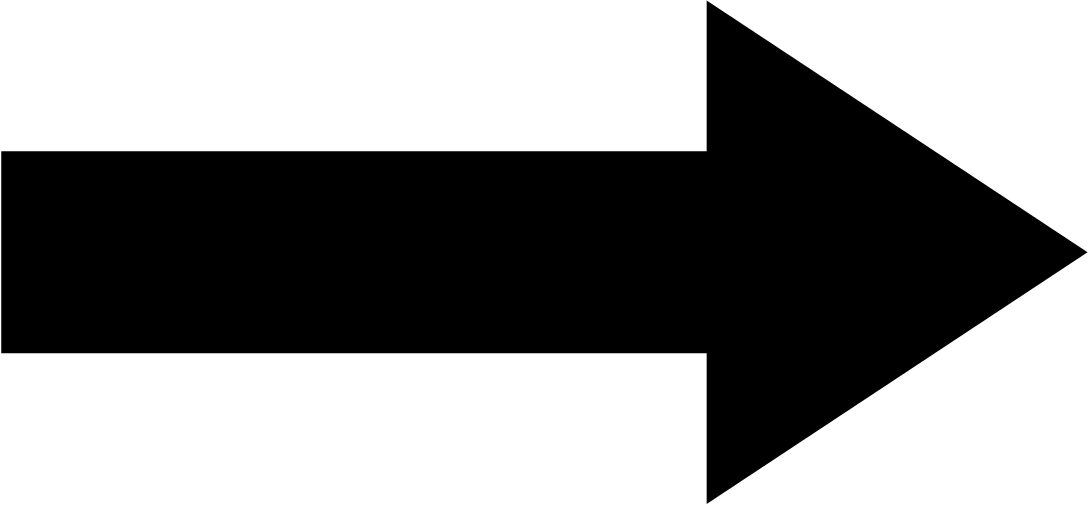
#> input picture arrow_detecting/trials/template_arrow.jpg, 3267 x 1517 px, given in place of the camera (shown at 1/3 size)
$ python detect_arrow_vtc.py
#> lines starting #> are read from the running program, lines starting #| are printed output that depends on the picture; after the words box and inside, x2 and y2 are one past the last pixel; in counts of white or black regions, pixels touching at a corner belong together
import cv2
import numpy as np
import time
import shapely


def get_heading(head, center):
    hx, hy = head
    cx, cy = center
    if hy - cy == 0:
        if hx > cx:
            heading = np.pi
        else:
            heading = -np.pi
    else:
        heading = np.arctan(np.divide(hx - cx, hy - cy))
        if hy > cy:
            if hx < cx:
                heading = heading + np.pi
            else:
                heading = heading - np.pi
    return np.rad2deg(heading)


def setLabel(img, pts, label):
    # 사각형 좌표 받아오기
    (x, y, w, h) = cv2.boundingRect(pts)
    pt1 = (x, y)
    pt2 = (x + w, y + h)
    cv2.rectangle(img, pt1, pt2, (0, 0, 255), 1)
    cv2.putText(img, label, pt1, cv2.FONT_HERSHEY_SIMPLEX, 1, (0, 0, 255), 2)


cap = cv2.VideoCapture(1)
frame_rate = 1
prev_time = 0
cap.set(cv2.CAP_PROP_FPS, 5)

w = int(cap.get(cv2.CAP_PROP_FRAME_HEIGHT))
h = int(cap.get(cv2.CAP_PROP_FRAME_WIDTH))


while cap.isOpened():
    curr_time = time.time()

    ret, frame = cap.read()
#> frame is the input picture: shape (1517, 3267, 3); min 0, max 255, mean 144.6

    term = curr_time - prev_time
    fps = 1 / term
    prev_time = curr_time

    status, img = cap.read()

    canv = np.zeros_like(img)
    img_gray = cv2.cvtColor(img, cv2.COLOR_BGR2GRAY)
    img_gauss = cv2.GaussianBlur(img_gray, (21, 21), 0)  # blur capture

    # _,img_bin=cv2.threshold(img_canny,127,255,cv2.THRESH_BINARY)
    _, img_bin = cv2.threshold(
        img_gauss, -1, 255, cv2.THRESH_BINARY_INV | cv2.THRESH_OTSU
    )
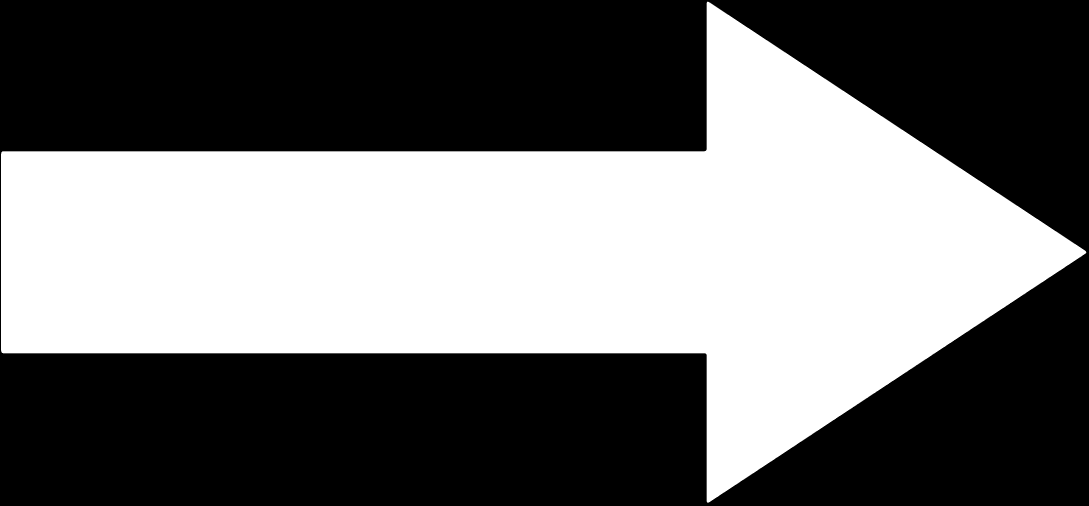
#> img_bin: shape (1517, 3267) (shown at 1/3 size); 43.3% white; 1 white region
    contours, hierarchy = cv2.findContours(
        img_bin, cv2.RETR_EXTERNAL, cv2.CHAIN_APPROX_NONE
    )
#> contours = 1 contour; box (x1, y1, x2, y2) and area: (3, 5, 3259, 1508) 2141828
    cv2.drawContours(img, contours, -1, (255, 0, 0), 1)
    for i in range(len(contours)):
        contour = contours[i]
        # cv2.putText(img,f'{i}',contours[i][0][0],cv2.FONT_HERSHEY_SIMPLEX,1,(0,0,255),3)
        if cv2.contourArea(contour) < 400:  # 노이즈 제거, 너무 작으면 무시
            continue
        if not shapely.Polygon(contour[:, 0, :]).is_valid:
            continue

        eps = cv2.arcLength(contour, True)
        approx = cv2.approxPolyDP(contour, epsilon=eps * 0.02, closed=True)
        # cv2.drawContours(img,[approx],0,(255,0,0),3)
        vtc = len(approx)
        # cv2.putText(img,f'vtc:{vtc}',approx[0][0],cv2.FONT_HERSHEY_SIMPLEX,1,(255,100,0),3)
        if vtc == 7:
            cv2.drawContours(img, [approx], 0, (0, 255, 0), 3)
            hull = cv2.convexHull(approx, returnPoints=False)
            if hull is not None:
                try:
                    defects = cv2.convexityDefects(approx, hull)
                except:
                    print(f"****")
                    continue
                if defects is not None:
                    if len(defects) == 2:
                        M = cv2.moments(approx)
                        cx = int(M["m10"] / M["m00"])  # 폐곡선의 중심 계산
                        cy = int(M["m01"] / M["m00"])
                        cv2.circle(img, (cx, cy), 1, (0, 0, 255), 2)
                        cv2.putText(
                            img,
                            f"AREA: {cv2.contourArea(contours[i])}, COORD: ({cx}, {cy})",
                            tuple(contours[i][0][0]),
                            cv2.FONT_HERSHEY_SIMPLEX,
                            1,
                            (0, 255, 0),
                            2,
                        )
                        points = np.array([defects[0][0][:2], defects[1][0][:2]])
                        if not ((points[:, 0] - points[:, 1]) % 7 == 5).all():
                            continue
                        if not np.sum(points.shape) == len(np.unique(points)):
                            continue

                        head_p = (
                            21 - np.sum(points[:, 0] + 1) - np.sum(points.reshape(4))
                        )
                        head = approx[head_p][0]
                        right_p = (head_p + 1) % 7
                        left_p = (head_p - 1) % 7
                        hrl = [head, approx[right_p][0], approx[left_p][0]]
                        cv2.circle(img, head, 10, (255, 255, 255), -1)
                        cv2.drawContours(img, [approx], 0, (0, 0, 255), 3)
                        cv2.drawContours(canv, [approx], 0, (255, 255, 255), 3)
                        setLabel(img, approx, f"{get_heading(head,[cx,cy]):.2f}")
                        for ix in range(len(hrl)):
                            cv2.circle(img, hrl[ix], 10, (0, 255, 0), -1)
                        cv2.putText(
                            img,
                            "right",
                            hrl[1],
                            cv2.FONT_HERSHEY_SIMPLEX,
                            4,
                            (0, 255, 0),
                            3,
                        )
#> this loop made 1 pass
#> (eps, vtc, hull, defects, points, head_p) on pass 1: (8623.6, 7, [6, 4, 3, 1, 0], [[1, 3, 2, 111784], [4, 6, 5, 111818]], [[1, 3], [4, 6]], 0)
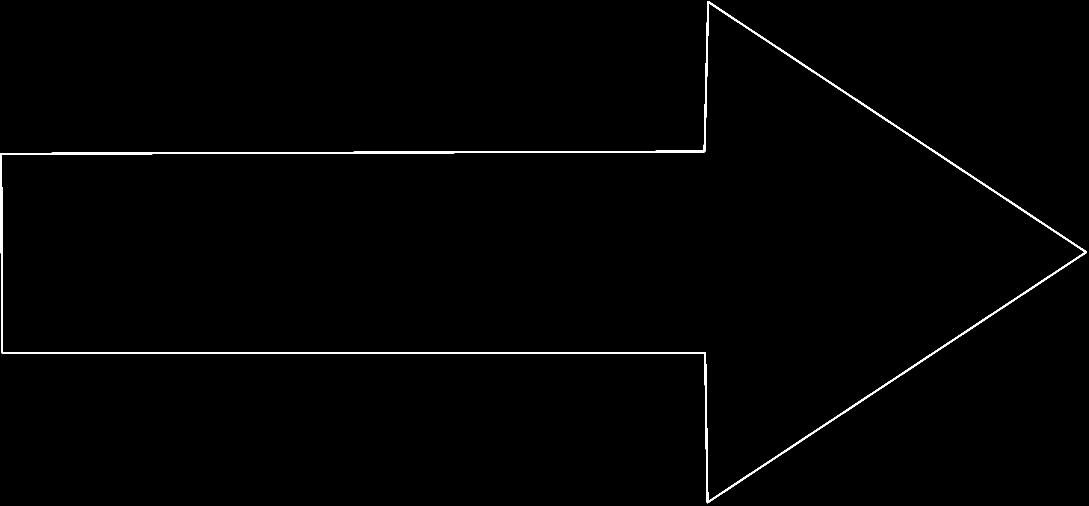
#> canv: shape (1517, 3267, 3) (shown at 1/3 size); 0.86% white; 1 white region, box (x1, y1, x2, y2) and area: (1, 3, 3261, 1510) 42429
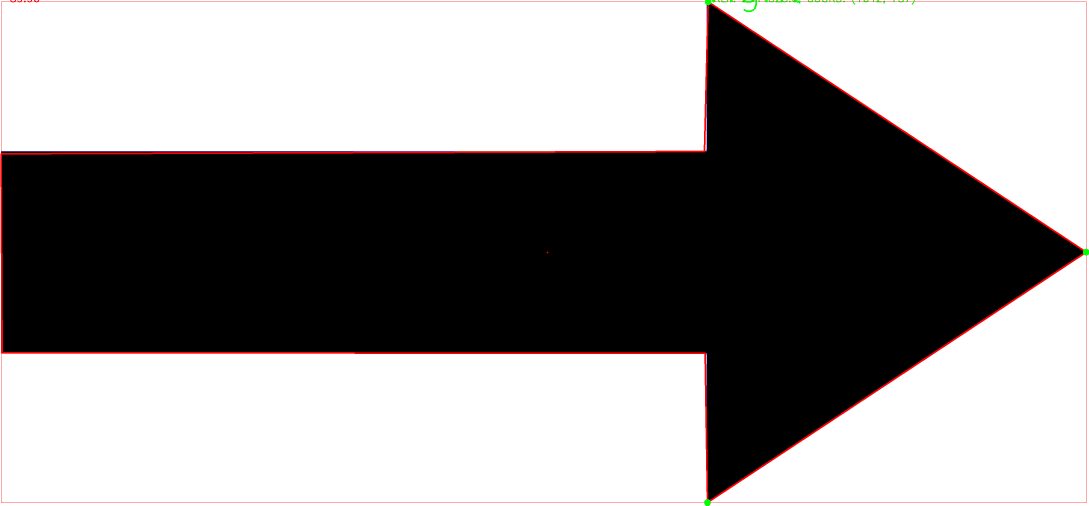
#> img: shape (1517, 3267, 3) (shown at 1/3 size); mean B, G, R 143.6, 143.7, 146.2

    a = np.hstack((cv2.cvtColor(img_gauss, cv2.COLOR_GRAY2BGR), canv))
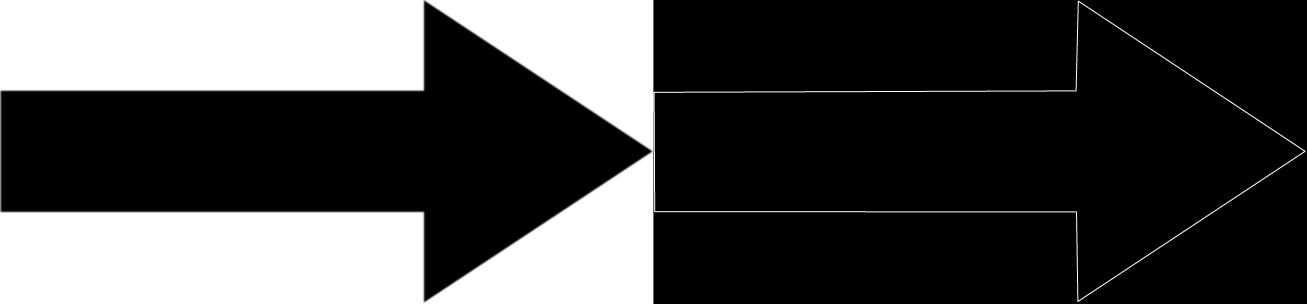
#> a: shape (1517, 6534, 3) (shown at 1/5 size); min 0, max 255, mean 73.4
    b = np.hstack((cv2.cvtColor(img_bin, cv2.COLOR_GRAY2BGR), img))
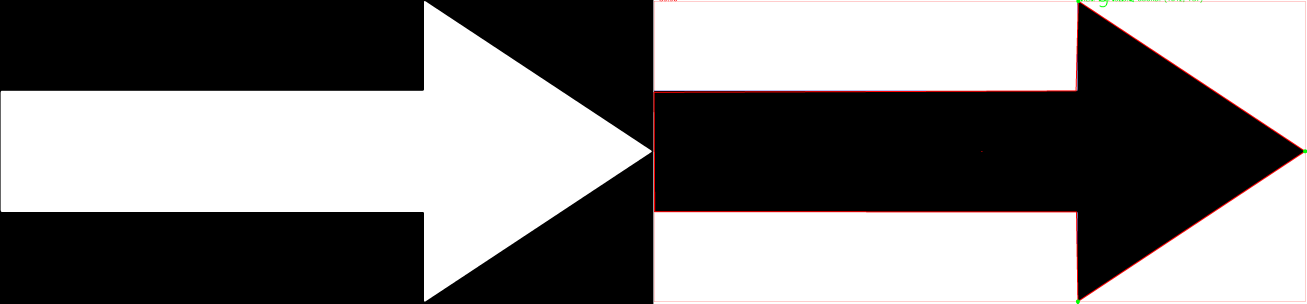
#> b: shape (1517, 6534, 3) (shown at 1/5 size); mean B, G, R 127, 127, 128.3
    merged = np.vstack((a, b))
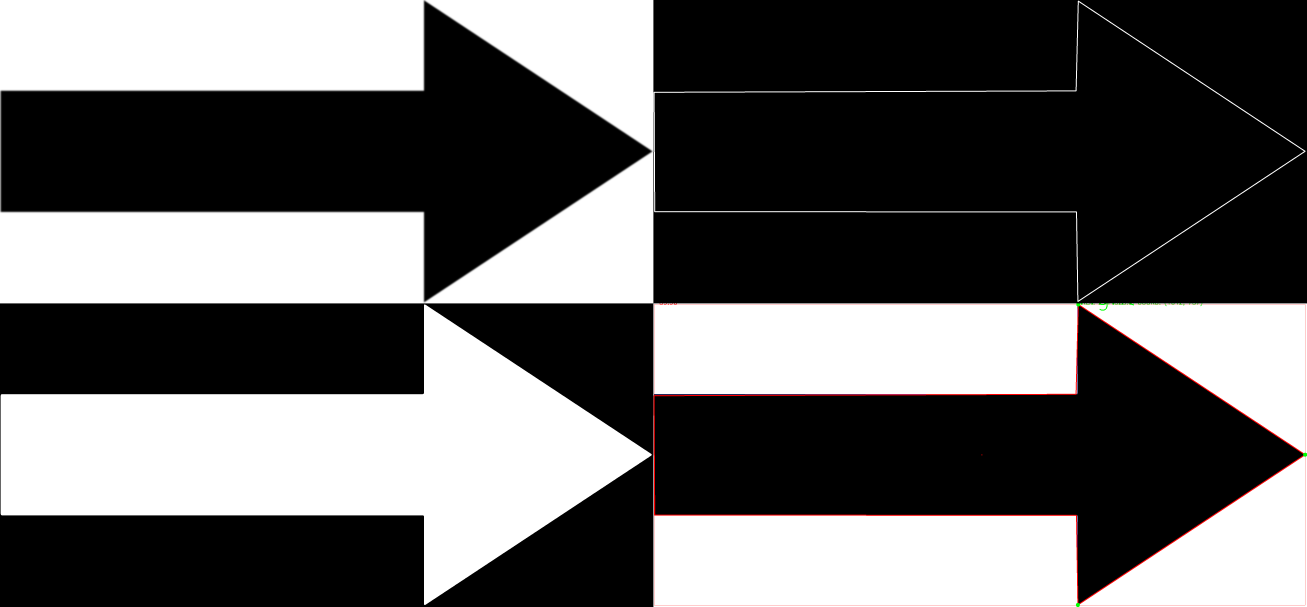
#> merged: shape (3034, 6534, 3) (shown at 1/5 size); mean B, G, R 100.2, 100.2, 100.8
    cv2.putText(
        merged, f"{fps:.2f}", [10, 50], cv2.FONT_HERSHEY_SIMPLEX, 2, (0, 255, 0), 3
    )

    cv2.imshow("img", merged)
    if cv2.waitKey(1) & 0xFF == ord("q"):
#> (key q is pressed here)
        break

cap.release()
cv2.destroyAllWindows()
